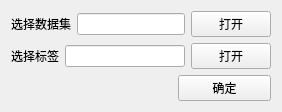
                <widget class="QWidget" name="tab_2_2">
                 <attribute name="title">
                  <string>文本数据集</string>
                 </attribute>
                 <layout class="QVBoxLayout" name="verticalLayout_6">
                  <item>
                   <layout class="QHBoxLayout" name="horizontalLayout_7" stretch="3,20,2">
                    <item>
                     <widget class="QLabel" name="label_4">
                      <property name="text">
                       <string>选择数据集</string>
                      </property>
                     </widget>
                    </item>
                    <item>
                     <widget class="QLineEdit" name="lineEdit_4"/>
                    </item>
                    <item>
                     <widget class="QPushButton" name="pushButton_6">
                      <property name="text">
                       <string>打开</string>
                      </property>
                     </widget>
                    </item>
                   </layout>
                  </item>
                  <item>
                   <layout class="QHBoxLayout" name="horizontalLayout_10" stretch="0,20,1">
                    <item>
                     <widget class="QLabel" name="label_5">
                      <property name="text">
                       <string>选择标签</string>
                      </property>
                     </widget>
                    </item>
                    <item>
                     <widget class="QLineEdit" name="lineEdit_6"/>
                    </item>
                    <item>
                     <widget class="QPushButton" name="pushButton_9">
                      <property name="text">
                       <string>打开</string>
                      </property>
                     </widget>
                    </item>
                   </layout>
                  </item>
                  <item>
                   <widget class="QPushButton" name="pushButton_10">
                    <property name="maximumSize">
                     <size>
                      <width>93</width>
                      <height>16777215</height>
                     </size>
                    </property>
                    <property name="layoutDirection">
                     <enum>Qt::RightToLeft</enum>
                    </property>
                    <property name="text">
                     <string>确定</string>
                    </property>
                   </widget>
                  </item>
                 </layout>
                </widget>
